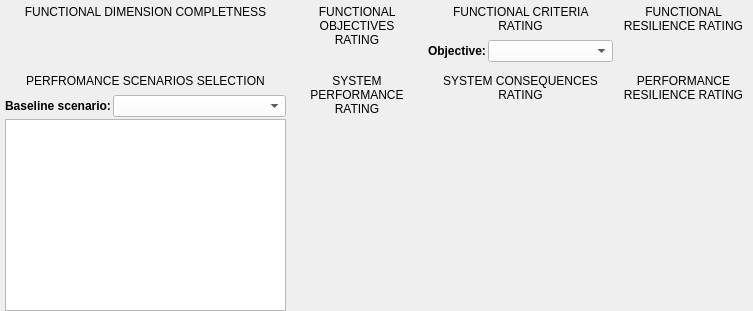
        <widget class="QWidget" name="Page5_Dashboard">
         <layout class="QGridLayout" name="gridLayout_3">
          <property name="leftMargin">
           <number>0</number>
          </property>
          <property name="topMargin">
           <number>0</number>
          </property>
          <property name="rightMargin">
           <number>0</number>
          </property>
          <property name="bottomMargin">
           <number>0</number>
          </property>
          <property name="spacing">
           <number>5</number>
          </property>
          <item row="0" column="0">
           <layout class="QGridLayout" name="Dashboard_Layout" rowstretch="1,1" columnstretch="1,1,1,1">
            <property name="sizeConstraint">
             <enum>QLayout::SetFixedSize</enum>
            </property>
            <property name="leftMargin">
             <number>5</number>
            </property>
            <property name="rightMargin">
             <number>4</number>
            </property>
            <property name="spacing">
             <number>5</number>
            </property>
            <item row="1" column="0">
             <layout class="QVBoxLayout" name="PSS" stretch="0,0,1">
              <property name="spacing">
               <number>2</number>
              </property>
              <item>
               <widget class="QLabel" name="label_12">
                <property name="styleSheet">
                 <string notr="true">font: 700 10pt &quot;Segoe UI&quot;;
padding: 5px</string>
                </property>
                <property name="text">
                 <string>PERFROMANCE SCENARIOS SELECTION</string>
                </property>
                <property name="alignment">
                 <set>Qt::AlignCenter</set>
                </property>
                <property name="wordWrap">
                 <bool>true</bool>
                </property>
               </widget>
              </item>
              <item>
               <layout class="QHBoxLayout" name="horizontalLayout_3" stretch="0,1">
                <item>
                 <widget class="QLabel" name="label_4">
                  <property name="sizePolicy">
                   <sizepolicy hsizetype="Minimum" vsizetype="Preferred">
                    <horstretch>0</horstretch>
                    <verstretch>0</verstretch>
                   </sizepolicy>
                  </property>
                  <property name="text">
                   <string>&lt;html&gt;&lt;head/&gt;&lt;body&gt;&lt;p&gt;&lt;span style=&quot; font-weight:700;&quot;&gt;Baseline scenario:&lt;/span&gt;&lt;/p&gt;&lt;/body&gt;&lt;/html&gt;</string>
                  </property>
                 </widget>
                </item>
                <item>
                 <widget class="QComboBox" name="PSS_ComboBox">
                  <property name="sizePolicy">
                   <sizepolicy hsizetype="Minimum" vsizetype="Fixed">
                    <horstretch>0</horstretch>
                    <verstretch>0</verstretch>
                   </sizepolicy>
                  </property>
                  <property name="minimumSize">
                   <size>
                    <width>0</width>
                    <height>0</height>
                   </size>
                  </property>
                  <property name="maximumSize">
                   <size>
                    <width>16777215</width>
                    <height>16777215</height>
                   </size>
                  </property>
                  <property name="autoFillBackground">
                   <bool>false</bool>
                  </property>
                  <property name="styleSheet">
                   <string notr="true">background-color: rgb(255, 255, 255);</string>
                  </property>
                  <property name="currentText">
                   <string/>
                  </property>
                  <property name="placeholderText">
                   <string>Select baseline scenario...</string>
                  </property>
                  <property name="frame">
                   <bool>true</bool>
                  </property>
                 </widget>
                </item>
               </layout>
              </item>
              <item>
               <widget class="QListView" name="PSS_ScenarioList">
                <property name="sizePolicy">
                 <sizepolicy hsizetype="MinimumExpanding" vsizetype="Minimum">
                  <horstretch>0</horstretch>
                  <verstretch>0</verstretch>
                 </sizepolicy>
                </property>
                <property name="minimumSize">
                 <size>
                  <width>0</width>
                  <height>0</height>
                 </size>
                </property>
                <property name="maximumSize">
                 <size>
                  <width>16777215</width>
                  <height>16777215</height>
                 </size>
                </property>
                <property name="styleSheet">
                 <string notr="true">font: 9pt &quot;Segoe UI&quot;;</string>
                </property>
                <property name="editTriggers">
                 <set>QAbstractItemView::NoEditTriggers</set>
                </property>
                <property name="showDropIndicator" stdset="0">
                 <bool>false</bool>
                </property>
                <property name="selectionMode">
                 <enum>QAbstractItemView::MultiSelection</enum>
                </property>
                <property name="uniformItemSizes">
                 <bool>true</bool>
                </property>
                <property name="wordWrap">
                 <bool>true</bool>
                </property>
               </widget>
              </item>
             </layout>
            </item>
            <item row="0" column="3">
             <layout class="QVBoxLayout" name="FRR" stretch="0,1">
              <property name="spacing">
               <number>2</number>
              </property>
              <item>
               <widget class="QLabel" name="label_11">
                <property name="styleSheet">
                 <string notr="true">font: 700 10pt &quot;Segoe UI&quot;;
padding: 5px</string>
                </property>
                <property name="text">
                 <string>FUNCTIONAL RESILIENCE RATING</string>
                </property>
                <property name="alignment">
                 <set>Qt::AlignCenter</set>
                </property>
                <property name="wordWrap">
                 <bool>true</bool>
                </property>
               </widget>
              </item>
              <item>
               <widget class="QWidget" name="FRR_Widget" native="true"/>
              </item>
             </layout>
            </item>
            <item row="1" column="2">
             <layout class="QVBoxLayout" name="SCR" stretch="0,1">
              <property name="spacing">
               <number>2</number>
              </property>
              <item>
               <widget class="QLabel" name="label_14">
                <property name="styleSheet">
                 <string notr="true">font: 700 10pt &quot;Segoe UI&quot;;
padding: 5px</string>
                </property>
                <property name="text">
                 <string>SYSTEM CONSEQUENCES RATING</string>
                </property>
                <property name="alignment">
                 <set>Qt::AlignCenter</set>
                </property>
                <property name="wordWrap">
                 <bool>true</bool>
                </property>
               </widget>
              </item>
              <item>
               <widget class="QWidget" name="SCR_Widget" native="true"/>
              </item>
             </layout>
            </item>
            <item row="0" column="1">
             <layout class="QVBoxLayout" name="FOR" stretch="0,1">
              <property name="spacing">
               <number>2</number>
              </property>
              <item>
               <widget class="QLabel" name="label_2">
                <property name="styleSheet">
                 <string notr="true">font: 700 10pt &quot;Segoe UI&quot;;
padding: 5px</string>
                </property>
                <property name="text">
                 <string>FUNCTIONAL OBJECTIVES RATING</string>
                </property>
                <property name="scaledContents">
                 <bool>true</bool>
                </property>
                <property name="alignment">
                 <set>Qt::AlignCenter</set>
                </property>
                <property name="wordWrap">
                 <bool>true</bool>
                </property>
               </widget>
              </item>
              <item>
               <widget class="QWidget" name="FOR_Widget" native="true"/>
              </item>
             </layout>
            </item>
            <item row="0" column="2">
             <layout class="QVBoxLayout" name="FCR" stretch="0,0,1">
              <property name="spacing">
               <number>2</number>
              </property>
              <item>
               <widget class="QLabel" name="label_10">
                <property name="styleSheet">
                 <string notr="true">font: 700 10pt &quot;Segoe UI&quot;;
padding: 5px</string>
                </property>
                <property name="text">
                 <string>FUNCTIONAL CRITERIA RATING</string>
                </property>
                <property name="alignment">
                 <set>Qt::AlignCenter</set>
                </property>
                <property name="wordWrap">
                 <bool>true</bool>
                </property>
               </widget>
              </item>
              <item>
               <layout class="QHBoxLayout" name="horizontalLayout_2" stretch="0,1">
                <item>
                 <widget class="QLabel" name="label_3">
                  <property name="sizePolicy">
                   <sizepolicy hsizetype="Minimum" vsizetype="Preferred">
                    <horstretch>0</horstretch>
                    <verstretch>0</verstretch>
                   </sizepolicy>
                  </property>
                  <property name="text">
                   <string>&lt;html&gt;&lt;head/&gt;&lt;body&gt;&lt;p&gt;&lt;span style=&quot; font-weight:700;&quot;&gt;Objective:&lt;/span&gt;&lt;/p&gt;&lt;/body&gt;&lt;/html&gt;</string>
                  </property>
                 </widget>
                </item>
                <item>
                 <widget class="QComboBox" name="FCR_ComboBox">
                  <property name="sizePolicy">
                   <sizepolicy hsizetype="Minimum" vsizetype="Fixed">
                    <horstretch>0</horstretch>
                    <verstretch>0</verstretch>
                   </sizepolicy>
                  </property>
                  <property name="minimumSize">
                   <size>
                    <width>0</width>
                    <height>0</height>
                   </size>
                  </property>
                  <property name="maximumSize">
                   <size>
                    <width>16777215</width>
                    <height>16777215</height>
                   </size>
                  </property>
                  <property name="autoFillBackground">
                   <bool>false</bool>
                  </property>
                  <property name="styleSheet">
                   <string notr="true">background-color: rgb(255, 255, 255);</string>
                  </property>
                  <property name="currentText">
                   <string/>
                  </property>
                  <property name="placeholderText">
                   <string>Select objective...</string>
                  </property>
                  <property name="frame">
                   <bool>true</bool>
                  </property>
                 </widget>
                </item>
               </layout>
              </item>
              <item>
               <widget class="QWidget" name="FCR_Widget" native="true"/>
              </item>
             </layout>
            </item>
            <item row="1" column="1">
             <layout class="QVBoxLayout" name="SPR" stretch="0,1">
              <property name="spacing">
               <number>2</number>
              </property>
              <item>
               <widget class="QLabel" name="label_13">
                <property name="styleSheet">
                 <string notr="true">font: 700 10pt &quot;Segoe UI&quot;;
padding: 5px</string>
                </property>
                <property name="text">
                 <string>SYSTEM PERFORMANCE RATING</string>
                </property>
                <property name="alignment">
                 <set>Qt::AlignCenter</set>
                </property>
                <property name="wordWrap">
                 <bool>true</bool>
                </property>
               </widget>
              </item>
              <item>
               <widget class="QWidget" name="SPR_Widget" native="true"/>
              </item>
             </layout>
            </item>
            <item row="1" column="3">
             <layout class="QVBoxLayout" name="PRR" stretch="0,1">
              <property name="spacing">
               <number>2</number>
              </property>
              <item>
               <widget class="QLabel" name="label_15">
                <property name="styleSheet">
                 <string notr="true">font: 700 10pt &quot;Segoe UI&quot;;
padding: 5px</string>
                </property>
                <property name="text">
                 <string>PERFORMANCE RESILIENCE RATING</string>
                </property>
                <property name="alignment">
                 <set>Qt::AlignCenter</set>
                </property>
                <property name="wordWrap">
                 <bool>true</bool>
                </property>
               </widget>
              </item>
              <item>
               <widget class="QWidget" name="PRR_Widget" native="true"/>
              </item>
             </layout>
            </item>
            <item row="0" column="0">
             <layout class="QVBoxLayout" name="FDC" stretch="0,1">
              <property name="spacing">
               <number>2</number>
              </property>
              <item>
               <widget class="QLabel" name="label">
                <property name="styleSheet">
                 <string notr="true">font: 700 10pt &quot;Segoe UI&quot;;
padding: 5px</string>
                </property>
                <property name="text">
                 <string>FUNCTIONAL DIMENSION COMPLETNESS</string>
                </property>
                <property name="alignment">
                 <set>Qt::AlignCenter</set>
                </property>
                <property name="wordWrap">
                 <bool>true</bool>
                </property>
               </widget>
              </item>
              <item>
               <widget class="QWidget" name="FDC_Widget" native="true">
                <property name="layoutDirection">
                 <enum>Qt::LeftToRight</enum>
                </property>
                <property name="styleSheet">
                 <string notr="true"/>
                </property>
               </widget>
              </item>
             </layout>
            </item>
           </layout>
          </item>
         </layout>
        </widget>
